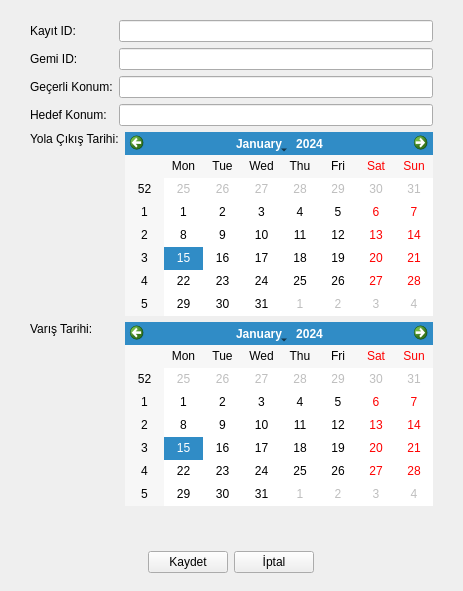
<?xml version="1.0" encoding="UTF-8"?>
<ui version="4.0">
 <class>addHistory</class>
 <widget class="QWidget" name="addHistory">
  <property name="geometry">
   <rect>
    <x>0</x>
    <y>0</y>
    <width>463</width>
    <height>591</height>
   </rect>
  </property>
  <property name="minimumSize">
   <size>
    <width>463</width>
    <height>591</height>
   </size>
  </property>
  <property name="maximumSize">
   <size>
    <width>463</width>
    <height>591</height>
   </size>
  </property>
  <property name="windowTitle">
   <string>Kayıt Ekle</string>
  </property>
  <widget class="QWidget" name="layoutWidget">
   <property name="geometry">
    <rect>
     <x>30</x>
     <y>20</y>
     <width>403</width>
     <height>486</height>
    </rect>
   </property>
   <layout class="QVBoxLayout" name="verticalLayout_5">
    <item>
     <layout class="QHBoxLayout" name="horizontalLayout">
      <item>
       <layout class="QVBoxLayout" name="verticalLayout">
        <item>
         <widget class="QLabel" name="label">
          <property name="text">
           <string>Kayıt ID:</string>
          </property>
         </widget>
        </item>
        <item>
         <widget class="QLabel" name="label_2">
          <property name="text">
           <string>Gemi ID:</string>
          </property>
         </widget>
        </item>
        <item>
         <widget class="QLabel" name="label_3">
          <property name="text">
           <string>Geçerli Konum:</string>
          </property>
         </widget>
        </item>
        <item>
         <widget class="QLabel" name="label_4">
          <property name="text">
           <string>Hedef Konum:</string>
          </property>
         </widget>
        </item>
       </layout>
      </item>
      <item>
       <layout class="QVBoxLayout" name="verticalLayout_2">
        <item>
         <widget class="QLineEdit" name="txtHistId"/>
        </item>
        <item>
         <widget class="QLineEdit" name="txtShipId"/>
        </item>
        <item>
         <widget class="QLineEdit" name="txtCLoc"/>
        </item>
        <item>
         <widget class="QLineEdit" name="txtDest"/>
        </item>
       </layout>
      </item>
     </layout>
    </item>
    <item>
     <layout class="QHBoxLayout" name="horizontalLayout_2">
      <item>
       <layout class="QVBoxLayout" name="verticalLayout_4">
        <item>
         <widget class="QLabel" name="label_5">
          <property name="text">
           <string>Yola Çıkış Tarihi:</string>
          </property>
          <property name="alignment">
           <set>Qt::AlignLeading|Qt::AlignLeft|Qt::AlignTop</set>
          </property>
         </widget>
        </item>
        <item>
         <widget class="QLabel" name="label_6">
          <property name="text">
           <string>Varış Tarihi:</string>
          </property>
          <property name="alignment">
           <set>Qt::AlignLeading|Qt::AlignLeft|Qt::AlignTop</set>
          </property>
         </widget>
        </item>
       </layout>
      </item>
      <item>
       <layout class="QVBoxLayout" name="verticalLayout_3">
        <item>
         <widget class="QCalendarWidget" name="clDepartDate"/>
        </item>
        <item>
         <widget class="QCalendarWidget" name="clArriveDate"/>
        </item>
       </layout>
      </item>
     </layout>
    </item>
   </layout>
  </widget>
  <widget class="QWidget" name="layoutWidget">
   <property name="geometry">
    <rect>
     <x>30</x>
     <y>550</y>
     <width>401</width>
     <height>25</height>
    </rect>
   </property>
   <layout class="QHBoxLayout" name="horizontalLayout_3">
    <item>
     <spacer name="horizontalSpacer">
      <property name="orientation">
       <enum>Qt::Horizontal</enum>
      </property>
      <property name="sizeHint" stdset="0">
       <size>
        <width>40</width>
        <height>20</height>
       </size>
      </property>
     </spacer>
    </item>
    <item>
     <widget class="QPushButton" name="btnSave">
      <property name="text">
       <string>Kaydet</string>
      </property>
     </widget>
    </item>
    <item>
     <widget class="QPushButton" name="btnCancel">
      <property name="text">
       <string>İptal</string>
      </property>
     </widget>
    </item>
    <item>
     <spacer name="horizontalSpacer_2">
      <property name="orientation">
       <enum>Qt::Horizontal</enum>
      </property>
      <property name="sizeHint" stdset="0">
       <size>
        <width>40</width>
        <height>20</height>
       </size>
      </property>
     </spacer>
    </item>
   </layout>
  </widget>
 </widget>
 <resources/>
 <connections/>
</ui>
